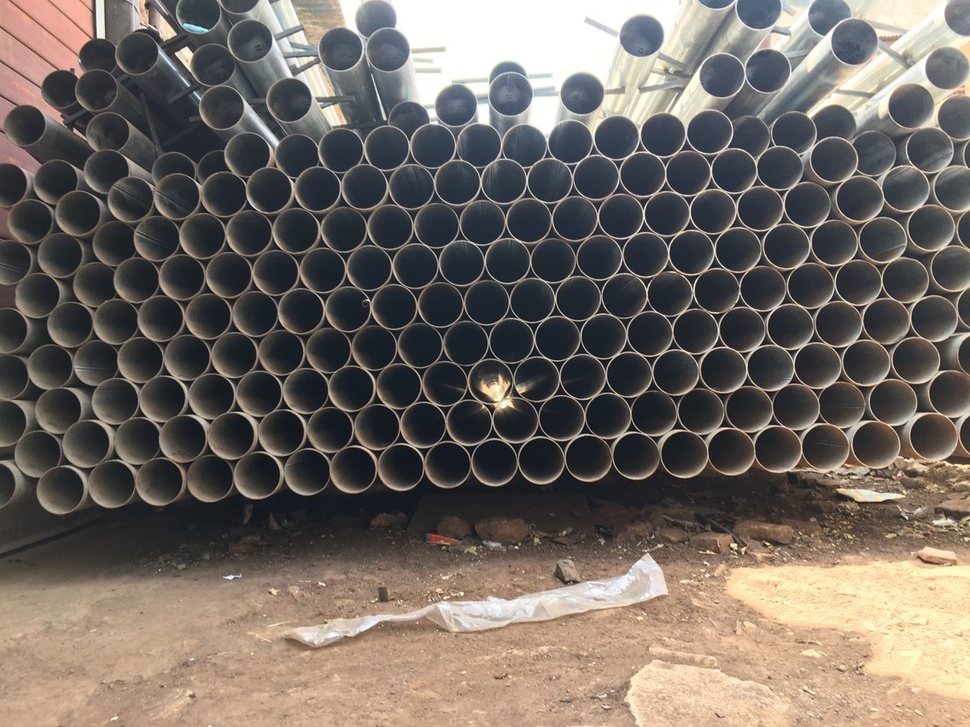
#> input picture Circle-Detection/images/pipe-webetron.jpeg, 970 x 727 px, shrunk from 1136 x 852 before the run
$ python detect.py --image ./images/pipe-webetron.jpeg
#> lines starting #> are read from the running program, lines starting #| are printed output that depends on the picture; after the words box and inside, x2 and y2 are one past the last pixel; in counts of white or black regions, pixels touching at a corner belong together
# import dependencies
import numpy as np
import argparse
import cv2

# Initialize the list
Pipe_count, x_count, y_count = [], [], []

# Pass image path while executing the command
# for example - python detect.py --image ./images/pipe-webetron.jpeg
ap = argparse.ArgumentParser()
ap.add_argument("-i", "--image", required = True, help = "Path to the image")
args = vars(ap.parse_args())

# Or directly pass the path of the image
# image = cv2.imread('./images/pipe-webetron.jpeg')
image = cv2.imread(args["image"])
#> image is the input picture: shape (727, 970, 3); mean B, G, R 99.1, 105.7, 114.1
output = image.copy()
gray = cv2.cvtColor(image, cv2.COLOR_BGR2GRAY)
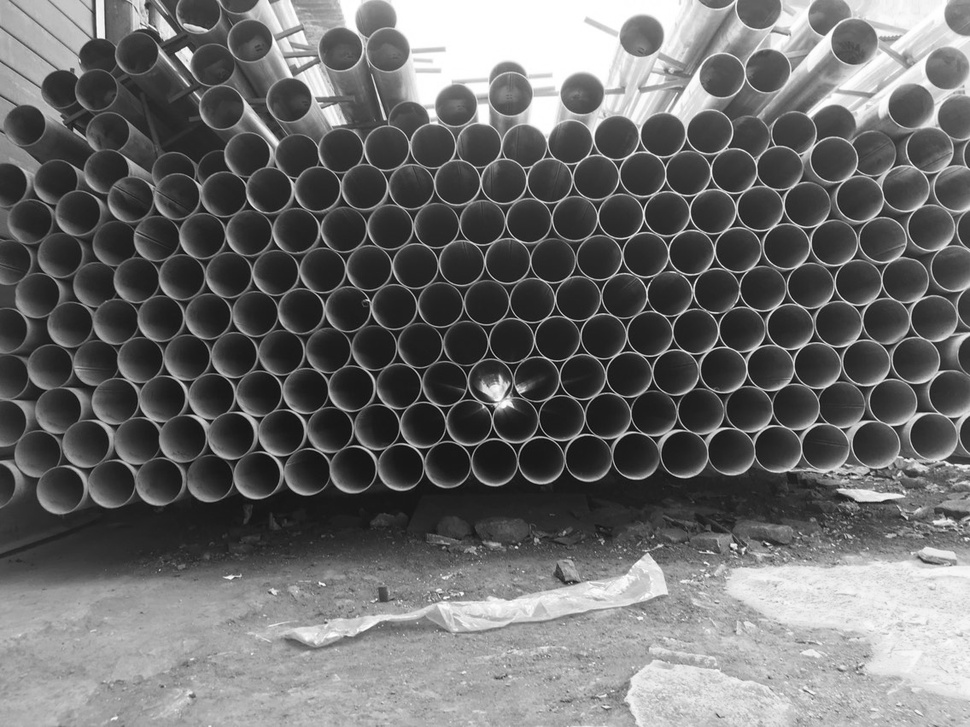
#> gray: shape (727, 970); min 4, max 255, mean 107.4

gray = cv2.GaussianBlur(gray,(5,5), 0)

# gray = cv2.medianBlur(gray, 5)
# detect circles in the image
# You can manipulate the value within the Houghcircle to get your circle detected

# Type 1
# circles = cv2.HoughCircles(gray, cv2.HOUGH_GRADIENT, 0.6,75)

# Type 2
circles = cv2.HoughCircles(gray, cv2.HOUGH_GRADIENT, 0.6,12,param1=50,param2=28,minRadius=18,maxRadius=32)
#> circles = 203 rows, first 8: [853.5, 41.5, 22.3], [353.5, 468.5, 24.6], [785.5, 245.5, 21.3], [507.5, 260.5, 21.3], [733.5, 170.5, 21.3], [759.5, 207.5, 21.3], [135.5, 278.5, 22.4], [904.5, 186.5, 22.4]

# Type 3
# circles = cv2.HoughCircles(gray, cv2.HOUGH_GRADIENT, 0.2,12,param1=50,param2=28,minRadius=14,maxRadius=28)

# Type 4
# circles = cv2.HoughCircles(gray, cv2.HOUGH_GRADIENT, 0.6,12,param1=50,param2=28,minRadius=18,maxRadius=32)

# Type 5
# circles = cv2.HoughCircles(gray, cv2.HOUGH_GRADIENT, 1.2,20,param1=60,param2=20,minRadius=40,maxRadius=40)

if circles is not None:
        # convert the (x, y) coordinates and radius of the circles to integers
        circles = np.round(circles[0, :]).astype("int")
#> circles = 203 rows, first 8: [854, 42, 22], [354, 468, 25], [786, 246, 21], [508, 260, 21], [734, 170, 21], [760, 208, 21], [136, 278, 22], [904, 186, 22]

        # loop over the (x, y) coordinates and radius of the circles
        for (x, y, r) in circles:

                cv2.circle(output, (x, y), r, (0, 255, 0), 2)
                cv2.rectangle(output, (x - 2, y - 2), (x + 2, y + 2), (0, 128, 255),-1)
                Pipe_count.append(r)
                x_count.append(x)
                y_count.append(y)
#> this loop made 203 passes
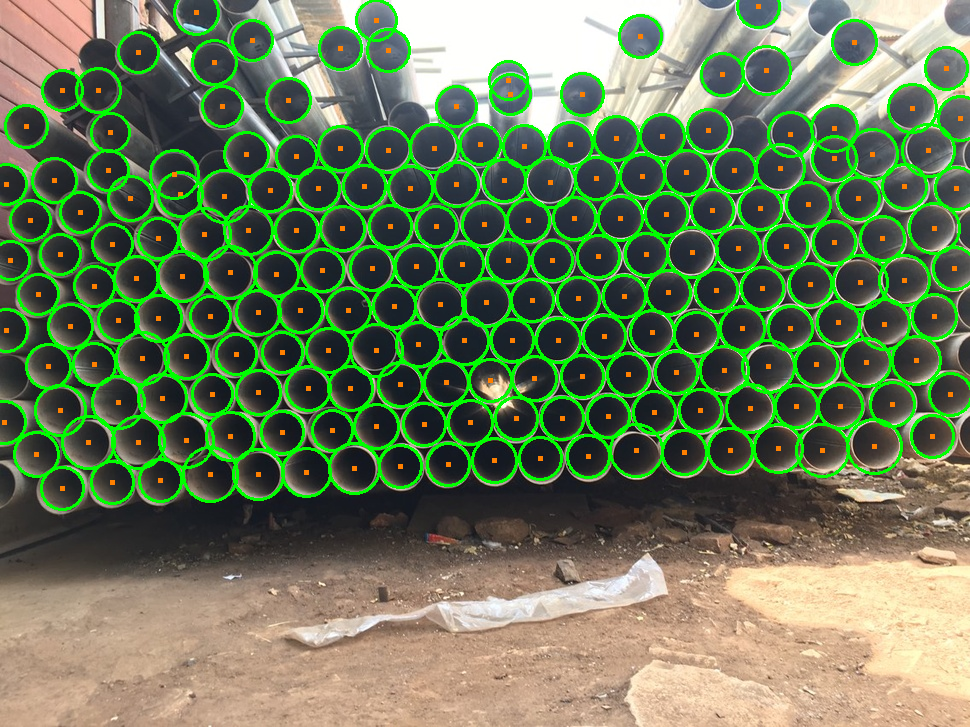
#> output: shape (727, 970, 3); 12% of pixels changed, all inside (x1, y1, x2, y2) = (0, 0, 970, 511)
#> after the loop, Pipe_count = 203 values, max 27 at index 115, min 19 at index 174, mean 22.02; x_count = 203 values, max 960 at index 197, min 4 at index 191, mean 475.3; y_count = 203 values, max 488 at index 33, min 6 at index 201, mean 275.7
        # show the output image
        cv2.imshow("gray", output)
        # cv2.imshow("output", np.hstack([image, output]))
        cv2.waitKey(0)

print(len(Pipe_count))
#| 203
print(Pipe_count)  # Total number of radius
#> (printed output is left out)
print(x_count)     # X co-ordinate of circle
#> (printed output is left out)
print(y_count)     # Y co-ordinate of circle
#> (printed output is left out)
